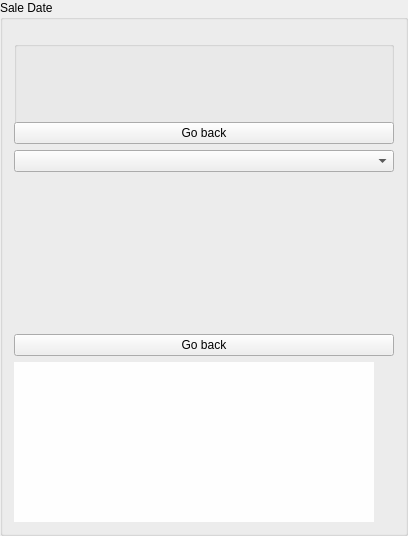
        <widget class="QGroupBox" name="groupSaleDate">
         <property name="sizePolicy">
          <sizepolicy hsizetype="Fixed" vsizetype="Fixed">
           <horstretch>0</horstretch>
           <verstretch>0</verstretch>
          </sizepolicy>
         </property>
         <property name="minimumSize">
          <size>
           <width>0</width>
           <height>60</height>
          </size>
         </property>
         <property name="title">
          <string>Sale Date</string>
         </property>
         <layout class="QVBoxLayout" name="verticalLayout">
          <item>
           <widget class="QGroupBox" name="groupTotals">
            <property name="sizePolicy">
             <sizepolicy hsizetype="MinimumExpanding" vsizetype="MinimumExpanding">
              <horstretch>0</horstretch>
              <verstretch>0</verstretch>
             </sizepolicy>
            </property>
            <property name="minimumSize">
             <size>
              <width>0</width>
              <height>85</height>
             </size>
            </property>
            <property name="maximumSize">
             <size>
              <width>380</width>
              <height>65</height>
             </size>
            </property>
            <property name="styleSheet">
             <string notr="true"/>
            </property>
            <property name="title">
             <string/>
            </property>
            <property name="alignment">
             <set>Qt::AlignLeading|Qt::AlignLeft|Qt::AlignVCenter</set>
            </property>
            <property name="flat">
             <bool>false</bool>
            </property>
            <layout class="QGridLayout">
             <property name="leftMargin">
              <number>0</number>
             </property>
             <property name="topMargin">
              <number>0</number>
             </property>
             <property name="rightMargin">
              <number>12</number>
             </property>
             <property name="bottomMargin">
              <number>0</number>
             </property>
             <property name="spacing">
              <number>0</number>
             </property>
            </layout>
           </widget>
          </item>
          <item>
           <widget class="QPushButton" name="buttonSearchDone_2">
            <property name="text">
             <string>Go back</string>
            </property>
           </widget>
          </item>
          <item>
           <widget class="QComboBox" name="comboCardType"/>
          </item>
          <item>
           <widget class="QLabel" name="labelDetailPhoto">
            <property name="sizePolicy">
             <sizepolicy hsizetype="MinimumExpanding" vsizetype="Expanding">
              <horstretch>0</horstretch>
              <verstretch>0</verstretch>
             </sizepolicy>
            </property>
            <property name="minimumSize">
             <size>
              <width>150</width>
              <height>150</height>
             </size>
            </property>
            <property name="maximumSize">
             <size>
              <width>150</width>
              <height>150</height>
             </size>
            </property>
            <property name="font">
             <font>
              <pointsize>8</pointsize>
             </font>
            </property>
            <property name="styleSheet">
             <string notr="true"/>
            </property>
            <property name="frameShape">
             <enum>QFrame::NoFrame</enum>
            </property>
            <property name="frameShadow">
             <enum>QFrame::Plain</enum>
            </property>
            <property name="lineWidth">
             <number>1</number>
            </property>
            <property name="text">
             <string/>
            </property>
            <property name="pixmap">
             <pixmap/>
            </property>
            <property name="scaledContents">
             <bool>false</bool>
            </property>
            <property name="alignment">
             <set>Qt::AlignCenter</set>
            </property>
            <property name="indent">
             <number>0</number>
            </property>
           </widget>
          </item>
          <item>
           <widget class="QPushButton" name="buttonSearchDone_3">
            <property name="text">
             <string>Go back</string>
            </property>
           </widget>
          </item>
          <item>
           <widget class="QStackedWidget" name="stackedWidget_2">
            <property name="sizePolicy">
             <sizepolicy hsizetype="Minimum" vsizetype="MinimumExpanding">
              <horstretch>0</horstretch>
              <verstretch>0</verstretch>
             </sizepolicy>
            </property>
            <property name="minimumSize">
             <size>
              <width>380</width>
              <height>160</height>
             </size>
            </property>
            <property name="maximumSize">
             <size>
              <width>16777215</width>
              <height>160</height>
             </size>
            </property>
            <property name="frameShape">
             <enum>QFrame::NoFrame</enum>
            </property>
            <property name="frameShadow">
             <enum>QFrame::Raised</enum>
            </property>
            <property name="currentIndex">
             <number>0</number>
            </property>
            <widget class="QWidget" name="page">
             <widget class="QLabel" name="labelBanner">
              <property name="geometry">
               <rect>
                <x>0</x>
                <y>0</y>
                <width>360</width>
                <height>160</height>
               </rect>
              </property>
              <property name="sizePolicy">
               <sizepolicy hsizetype="MinimumExpanding" vsizetype="Minimum">
                <horstretch>0</horstretch>
                <verstretch>0</verstretch>
               </sizepolicy>
              </property>
              <property name="minimumSize">
               <size>
                <width>360</width>
                <height>160</height>
               </size>
              </property>
              <property name="maximumSize">
               <size>
                <width>16777215</width>
                <height>160</height>
               </size>
              </property>
              <property name="palette">
               <palette>
                <active>
                 <colorrole role="WindowText">
                  <brush brushstyle="SolidPattern">
                   <color alpha="255">
                    <red>0</red>
                    <green>0</green>
                    <blue>0</blue>
                   </color>
                  </brush>
                 </colorrole>
                 <colorrole role="Button">
                  <brush brushstyle="SolidPattern">
                   <color alpha="255">
                    <red>254</red>
                    <green>254</green>
                    <blue>254</blue>
                   </color>
                  </brush>
                 </colorrole>
                 <colorrole role="Light">
                  <brush brushstyle="SolidPattern">
                   <color alpha="255">
                    <red>255</red>
                    <green>255</green>
                    <blue>255</blue>
                   </color>
                  </brush>
                 </colorrole>
                 <colorrole role="Midlight">
                  <brush brushstyle="SolidPattern">
                   <color alpha="255">
                    <red>254</red>
                    <green>254</green>
                    <blue>254</blue>
                   </color>
                  </brush>
                 </colorrole>
                 <colorrole role="Dark">
                  <brush brushstyle="SolidPattern">
                   <color alpha="255">
                    <red>127</red>
                    <green>127</green>
                    <blue>127</blue>
                   </color>
                  </brush>
                 </colorrole>
                 <colorrole role="Mid">
                  <brush brushstyle="SolidPattern">
                   <color alpha="255">
                    <red>169</red>
                    <green>169</green>
                    <blue>169</blue>
                   </color>
                  </brush>
                 </colorrole>
                 <colorrole role="Text">
                  <brush brushstyle="SolidPattern">
                   <color alpha="255">
                    <red>0</red>
                    <green>0</green>
                    <blue>0</blue>
                   </color>
                  </brush>
                 </colorrole>
                 <colorrole role="BrightText">
                  <brush brushstyle="SolidPattern">
                   <color alpha="255">
                    <red>255</red>
                    <green>255</green>
                    <blue>255</blue>
                   </color>
                  </brush>
                 </colorrole>
                 <colorrole role="ButtonText">
                  <brush brushstyle="SolidPattern">
                   <color alpha="255">
                    <red>0</red>
                    <green>0</green>
                    <blue>0</blue>
                   </color>
                  </brush>
                 </colorrole>
                 <colorrole role="Base">
                  <brush brushstyle="SolidPattern">
                   <color alpha="255">
                    <red>255</red>
                    <green>255</green>
                    <blue>255</blue>
                   </color>
                  </brush>
                 </colorrole>
                 <colorrole role="Window">
                  <brush brushstyle="SolidPattern">
                   <color alpha="255">
                    <red>254</red>
                    <green>254</green>
                    <blue>254</blue>
                   </color>
                  </brush>
                 </colorrole>
                 <colorrole role="Shadow">
                  <brush brushstyle="SolidPattern">
                   <color alpha="255">
                    <red>0</red>
                    <green>0</green>
                    <blue>0</blue>
                   </color>
                  </brush>
                 </colorrole>
                 <colorrole role="AlternateBase">
                  <brush brushstyle="SolidPattern">
                   <color alpha="255">
                    <red>254</red>
                    <green>254</green>
                    <blue>254</blue>
                   </color>
                  </brush>
                 </colorrole>
                 <colorrole role="ToolTipBase">
                  <brush brushstyle="SolidPattern">
                   <color alpha="255">
                    <red>255</red>
                    <green>255</green>
                    <blue>220</blue>
                   </color>
                  </brush>
                 </colorrole>
                 <colorrole role="ToolTipText">
                  <brush brushstyle="SolidPattern">
                   <color alpha="255">
                    <red>0</red>
                    <green>0</green>
                    <blue>0</blue>
                   </color>
                  </brush>
                 </colorrole>
                </active>
                <inactive>
                 <colorrole role="WindowText">
                  <brush brushstyle="SolidPattern">
                   <color alpha="255">
                    <red>0</red>
                    <green>0</green>
                    <blue>0</blue>
                   </color>
                  </brush>
                 </colorrole>
                 <colorrole role="Button">
                  <brush brushstyle="SolidPattern">
                   <color alpha="255">
                    <red>254</red>
                    <green>254</green>
                    <blue>254</blue>
                   </color>
                  </brush>
                 </colorrole>
                 <colorrole role="Light">
                  <brush brushstyle="SolidPattern">
                   <color alpha="255">
                    <red>255</red>
                    <green>255</green>
                    <blue>255</blue>
                   </color>
                  </brush>
                 </colorrole>
                 <colorrole role="Midlight">
                  <brush brushstyle="SolidPattern">
                   <color alpha="255">
                    <red>254</red>
                    <green>254</green>
                    <blue>254</blue>
                   </color>
                  </brush>
                 </colorrole>
                 <colorrole role="Dark">
                  <brush brushstyle="SolidPattern">
                   <color alpha="255">
                    <red>127</red>
                    <green>127</green>
                    <blue>127</blue>
                   </color>
                  </brush>
                 </colorrole>
                 <colorrole role="Mid">
                  <brush brushstyle="SolidPattern">
                   <color alpha="255">
                    <red>169</red>
                    <green>169</green>
                    <blue>169</blue>
                   </color>
                  </brush>
                 </colorrole>
                 <colorrole role="Text">
                  <brush brushstyle="SolidPattern">
                   <color alpha="255">
                    <red>0</red>
                    <green>0</green>
                    <blue>0</blue>
                   </color>
                  </brush>
                 </colorrole>
                 <colorrole role="BrightText">
                  <brush brushstyle="SolidPattern">
                   <color alpha="255">
                    <red>255</red>
                    <green>255</green>
                    <blue>255</blue>
                   </color>
                  </brush>
                 </colorrole>
                 <colorrole role="ButtonText">
                  <brush brushstyle="SolidPattern">
                   <color alpha="255">
                    <red>0</red>
                    <green>0</green>
                    <blue>0</blue>
                   </color>
                  </brush>
                 </colorrole>
                 <colorrole role="Base">
                  <brush brushstyle="SolidPattern">
                   <color alpha="255">
                    <red>255</red>
                    <green>255</green>
                    <blue>255</blue>
                   </color>
                  </brush>
                 </colorrole>
                 <colorrole role="Window">
                  <brush brushstyle="SolidPattern">
                   <color alpha="255">
                    <red>254</red>
                    <green>254</green>
                    <blue>254</blue>
                   </color>
                  </brush>
                 </colorrole>
                 <colorrole role="Shadow">
                  <brush brushstyle="SolidPattern">
                   <color alpha="255">
                    <red>0</red>
                    <green>0</green>
                    <blue>0</blue>
                   </color>
                  </brush>
                 </colorrole>
                 <colorrole role="AlternateBase">
                  <brush brushstyle="SolidPattern">
                   <color alpha="255">
                    <red>254</red>
                    <green>254</green>
                    <blue>254</blue>
                   </color>
                  </brush>
                 </colorrole>
                 <colorrole role="ToolTipBase">
                  <brush brushstyle="SolidPattern">
                   <color alpha="255">
                    <red>255</red>
                    <green>255</green>
                    <blue>220</blue>
                   </color>
                  </brush>
                 </colorrole>
                 <colorrole role="ToolTipText">
                  <brush brushstyle="SolidPattern">
                   <color alpha="255">
                    <red>0</red>
                    <green>0</green>
                    <blue>0</blue>
                   </color>
                  </brush>
                 </colorrole>
                </inactive>
                <disabled>
                 <colorrole role="WindowText">
                  <brush brushstyle="SolidPattern">
                   <color alpha="255">
                    <red>127</red>
                    <green>127</green>
                    <blue>127</blue>
                   </color>
                  </brush>
                 </colorrole>
                 <colorrole role="Button">
                  <brush brushstyle="SolidPattern">
                   <color alpha="255">
                    <red>254</red>
                    <green>254</green>
                    <blue>254</blue>
                   </color>
                  </brush>
                 </colorrole>
                 <colorrole role="Light">
                  <brush brushstyle="SolidPattern">
                   <color alpha="255">
                    <red>255</red>
                    <green>255</green>
                    <blue>255</blue>
                   </color>
                  </brush>
                 </colorrole>
                 <colorrole role="Midlight">
                  <brush brushstyle="SolidPattern">
                   <color alpha="255">
                    <red>254</red>
                    <green>254</green>
                    <blue>254</blue>
                   </color>
                  </brush>
                 </colorrole>
                 <colorrole role="Dark">
                  <brush brushstyle="SolidPattern">
                   <color alpha="255">
                    <red>127</red>
                    <green>127</green>
                    <blue>127</blue>
                   </color>
                  </brush>
                 </colorrole>
                 <colorrole role="Mid">
                  <brush brushstyle="SolidPattern">
                   <color alpha="255">
                    <red>169</red>
                    <green>169</green>
                    <blue>169</blue>
                   </color>
                  </brush>
                 </colorrole>
                 <colorrole role="Text">
                  <brush brushstyle="SolidPattern">
                   <color alpha="255">
                    <red>127</red>
                    <green>127</green>
                    <blue>127</blue>
                   </color>
                  </brush>
                 </colorrole>
                 <colorrole role="BrightText">
                  <brush brushstyle="SolidPattern">
                   <color alpha="255">
                    <red>255</red>
                    <green>255</green>
                    <blue>255</blue>
                   </color>
                  </brush>
                 </colorrole>
                 <colorrole role="ButtonText">
                  <brush brushstyle="SolidPattern">
                   <color alpha="255">
                    <red>127</red>
                    <green>127</green>
                    <blue>127</blue>
                   </color>
                  </brush>
                 </colorrole>
                 <colorrole role="Base">
                  <brush brushstyle="SolidPattern">
                   <color alpha="255">
                    <red>254</red>
                    <green>254</green>
                    <blue>254</blue>
                   </color>
                  </brush>
                 </colorrole>
                 <colorrole role="Window">
                  <brush brushstyle="SolidPattern">
                   <color alpha="255">
                    <red>254</red>
                    <green>254</green>
                    <blue>254</blue>
                   </color>
                  </brush>
                 </colorrole>
                 <colorrole role="Shadow">
                  <brush brushstyle="SolidPattern">
                   <color alpha="255">
                    <red>0</red>
                    <green>0</green>
                    <blue>0</blue>
                   </color>
                  </brush>
                 </colorrole>
                 <colorrole role="AlternateBase">
                  <brush brushstyle="SolidPattern">
                   <color alpha="255">
                    <red>254</red>
                    <green>254</green>
                    <blue>254</blue>
                   </color>
                  </brush>
                 </colorrole>
                 <colorrole role="ToolTipBase">
                  <brush brushstyle="SolidPattern">
                   <color alpha="255">
                    <red>255</red>
                    <green>255</green>
                    <blue>220</blue>
                   </color>
                  </brush>
                 </colorrole>
                 <colorrole role="ToolTipText">
                  <brush brushstyle="SolidPattern">
                   <color alpha="255">
                    <red>0</red>
                    <green>0</green>
                    <blue>0</blue>
                   </color>
                  </brush>
                 </colorrole>
                </disabled>
               </palette>
              </property>
              <property name="layoutDirection">
               <enum>Qt::LeftToRight</enum>
              </property>
              <property name="autoFillBackground">
               <bool>true</bool>
              </property>
              <property name="lineWidth">
               <number>0</number>
              </property>
              <property name="text">
               <string/>
              </property>
              <property name="scaledContents">
               <bool>true</bool>
              </property>
              <property name="alignment">
               <set>Qt::AlignLeading|Qt::AlignLeft|Qt::AlignVCenter</set>
              </property>
             </widget>
            </widget>
            <widget class="QWidget" name="page_2"/>
            <widget class="QWidget" name="page_5"/>
           </widget>
          </item>
         </layout>
        </widget>
